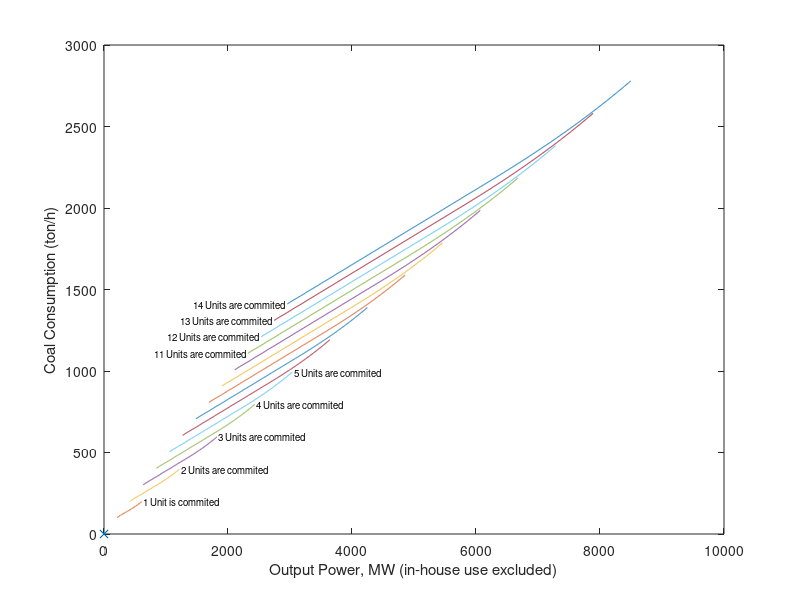

Write MATLAB code to recreate this figure. (Note: this script raises an error after producing the figure.)
clear
close all
clc
format compact

coal_nameplate = 660; % [MW]

coal_num = 14; % 3 units

% dx = 10000;
dx = 1000;
u_coal_unit = linspace(0.4,1,dx) * coal_nameplate;
v_coal_unit = u_coal_unit-0.08*coal_nameplate;
f_coal_unit = (266*linspace(0.4,1,dx).^2 -507*linspace(0.4,1,dx) + 542).*linspace(0.4,1,dx)*coal_nameplate/1e3; %[g/kWh]
u_min = min(u_coal_unit);
v_min = min(v_coal_unit);
f_min = min(f_coal_unit);


%% ========================================================================
% 211.2~8500.8MW -> round to 220-8500MW
% v_range = 220:0.1:8500; % [1x82801]
v_range = 220:20:8500; % [1x415]
u_table = zeros(coal_num, length(v_range), coal_num); % [14 units]x[pwr range]x[cmt]
v_table = zeros(coal_num, length(v_range), coal_num);
f_table = zeros(length(v_range), coal_num);
id_st = zeros(coal_num, 1); % Starting entry that is not nan
id_ed = zeros(coal_num, 1); % Ending entry that is not nan

% ====================
% No unit
figure(3); clf; hold on; box on; % Fuel consumption
plot(0, 0, 'x');
xlabel('Output Power, MW (in-house use excluded)');
ylabel('Coal Consumption (ton/h)');

% ====================
% One unit
n = 1;
u1_extended = interp1(v_coal_unit, u_coal_unit, v_range);
u_table(n,:,n) =  u1_extended;
v1_extended = interp1(v_coal_unit, v_coal_unit, v_range);
v_table(n,:,n) =  v1_extended;
f1_extended = interp1(v_coal_unit, f_coal_unit, v_range);
f_table(:,n) =  f1_extended;
id_st(n) = find(~isnan(f1_extended)==1, 1, 'first');
id_ed(n) = find(~isnan(f1_extended)==1, 1, 'last');

figure(3);
plot(v_coal_unit, f_coal_unit);
text(v_coal_unit(end), f_coal_unit(end), ' 1 Unit is commited', 'fontsize', 7);

% ====================
% Multiple units
tic;
for n = 2:coal_num
    v_long = v_coal_unit*n;

    u = ones(n, dx) * u_min;
    v = ones(n, dx) * v_min;
    f = ones(n, dx) * f_min;
    
    u_extended = zeros(n, dx, n);
    v_extended = zeros(n, dx, n);
    f_extended = zeros(n, dx, n);
    u_sum = zeros(n, dx);
    v_sum = zeros(n, dx);
    f_sum = zeros(n, dx);
    for cmt = 1:n
        u(cmt,:) = u_coal_unit;
        v(cmt,:) = v_coal_unit;
        f(cmt,:) = f_coal_unit;
        
        u_sum(cmt,:) = sum(u);
        v_sum(cmt,:) = sum(v);
        f_sum(cmt,:) = sum(f);
        for nn = 1:n
            u_extended(nn,:,cmt) = interp1(v_sum(cmt,:),u(nn,:),v_long);
            v_extended(nn,:,cmt) = interp1(v_sum(cmt,:),v(nn,:),v_long);
            f_extended(nn,:,cmt) = interp1(v_sum(cmt,:),f(nn,:),v_long);
        end
    end
    f_combined = squeeze(sum(f_extended))';
    [value, id_row] = min(f_combined);
    
    id_col = 1:length(id_row);
    id = sub2ind([n,dx], id_row, id_col);
    opt_f = value; % [1]x[dx]
    opt_u = zeros(n,dx);
    opt_v = zeros(n,dx);
    for nn = 1:n
        u1_extended = squeeze(u_extended(nn,:,:))';
        opt_u(nn,:) = u1_extended(id);
        v1_extended = squeeze(v_extended(nn,:,:))';
        opt_v(nn,:) = v1_extended(id);
        
        % Save opt solutions to tables
        u1_extended = interp1(v_long, opt_u(nn,:), v_range);
        u_table(nn,:,n) = u1_extended;
        v1_extended = interp1(v_long, opt_v(nn,:), v_range);
        v_table(nn,:,n) = v1_extended;
    end
    f_extended = interp1(v_long, opt_f, v_range);
    f_table(:,n) = f_extended;
    id_st(n) = find(~isnan(f_extended)==1, 1, 'first');
    id_ed(n) = find(~isnan(f_extended)==1, 1, 'last');
    
    figure(3);
    plot(v_long, opt_f);
    if n<11
    text(v_long(end), opt_f(end), [' ', num2str(n), ' Units are commited'], 'fontsize', 7);
    else
    text(v_long(1), opt_f(1), [' ', num2str(n), ' Units are commited '], 'fontsize', 7, 'horizontalalignment', 'right');
    end
    
    toc;
end
xlabel('Output Power, MW (in-house use excluded)');
ylabel('Coal Consumption (ton/h)');
my_gridline;

% v_st = v_range(id_st);
% v_ed = v_range(id_ed);
% save('OptTable', ...
%      'v_range', ...
%      'f_table', 'u_table', 'v_table', ...
%      'id_st', 'id_ed', 'v_st', 'v_ed');

% ====================
% figure(1); clf;
% opt_u = flipud(opt_u);
% for nn = 1:n
%     subplot(n+1,1,nn);
%     plot(v_long, opt_u(nn,:));
%     ylim([0 700]);
%     set(gca, 'ytick', 0:350:700);
%     ylabel(['u', num2str(nn)]);
% end
% subplot(n+1,1,n+1);
% area(v_long, opt_u', 'edgecolor', 'none');
% ylim([0 4000]);


%% Double check 3-units result to be identical to solution_clean.m
% figure(2); clf;
% subplot(4,1,1); hold on; box on;
% plot(v_range, u_table(1,:,3), 'linewidth', 1); hold on;
% ylim([0 700]);
% ylabel('u1');
% 
% subplot(4,1,2); hold on; box on;
% plot(v_range, u_table(2,:,3), 'linewidth', 1); hold on;
% ylim([0 700]);
% ylabel('u2');
% 
% subplot(4,1,3); hold on; box on;
% plot(v_range, u_table(3,:,3), 'linewidth', 1); hold on;
% ylim([0 700]);
% ylabel('u3');
% 
% subplot(4,1,4); hold on; box on;
% ha = area(v_range, u_table(1:3,:,3)', 'edgecolor', 'none');
% set(ha(1), 'facec', [0.8 0.95 1], 'edgecolor', 'none');
% set(ha(2), 'facec', [1 0.8 0.8], 'edgecolor', 'none');
% set(ha(3), 'facec', [1 0.8 0], 'edgecolor', 'none');
% xlim([600 2000]);
% 
% load ThreeUnitsClean;
% subplot(4,1,3);
% plot(v_unique, opt_u1, '--'); hold on;
% subplot(4,1,2);
% plot(v_unique, opt_u2, '--'); hold on;
% subplot(4,1,1);
% plot(v_unique, opt_u3, '--'); hold on;
